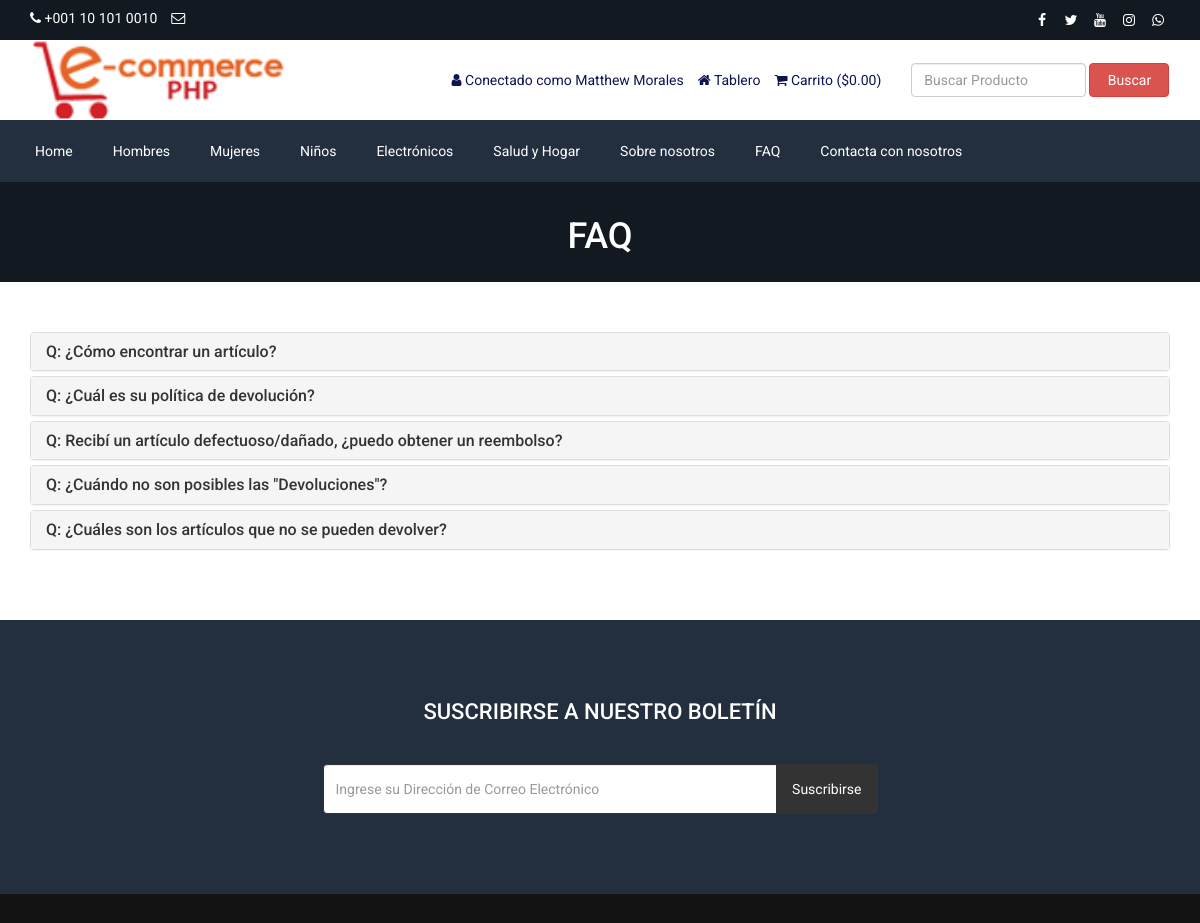
Screenshot of /faq.php (signed in) with the database file from the repository.
### tables this page shows
CREATE TABLE `tbl_settings` (
  `id` int(11) NOT NULL,
  `logo` varchar(255) NOT NULL,
  `favicon` varchar(255) NOT NULL,
  `footer_about` text NOT NULL,
  `footer_copyright` text NOT NULL,
  `contact_address` text NOT NULL,
  `contact_email` varchar(255) NOT NULL,
  `contact_phone` varchar(255) NOT NULL,
  `contact_fax` varchar(255) NOT NULL,
  `contact_map_iframe` text NOT NULL,
  `receive_email` varchar(255) NOT NULL,
  `receive_email_subject` varchar(255) NOT NULL,
  `receive_email_thank_you_message` text NOT NULL,
  `forget_password_message` text NOT NULL,
  `total_recent_post_footer` int(10) NOT NULL,
  `total_popular_post_footer` int(10) NOT NULL,
  `total_recent_post_sidebar` int(11) NOT NULL,
  `total_popular_post_sidebar` int(11) NOT NULL,
  `total_featured_product_home` int(11) NOT NULL,
  `total_latest_product_home` int(11) NOT NULL,
  `total_popular_product_home` int(11) NOT NULL,
  `meta_title_home` text NOT NULL,
  `meta_keyword_home` text NOT NULL,
  `meta_description_home` text NOT NULL,
  `banner_login` text NOT NULL,
  `banner_registration` text NOT NULL,
  `banner_forget_password` text NOT NULL,
  `banner_reset_password` text NOT NULL,
  `banner_search` text NOT NULL,
  `banner_cart` text NOT NULL,
  `banner_checkout` text NOT NULL,
  `banner_product_category` text NOT NULL,
  `banner_blog` text NOT NULL,
  `cta_title` varchar(255) NOT NULL,
  `cta_content` text NOT NULL,
  `cta_read_more_text` varchar(255) NOT NULL,
  `cta_read_more_url` varchar(255) NOT NULL,
  `cta_photo` varchar(255) NOT NULL,
  `featured_product_title` varchar(255) NOT NULL,
  `featured_product_subtitle` varchar(255) NOT NULL,
  `latest_product_title` varchar(255) NOT NULL,
  `latest_product_subtitle` varchar(255) NOT NULL,
  `popular_product_title` varchar(255) NOT NULL,
  `popular_product_subtitle` varchar(255) NOT NULL,
  `testimonial_title` varchar(255) NOT NULL,
  `testimonial_subtitle` varchar(255) NOT NULL,
  `testimonial_photo` varchar(255) NOT NULL,
  `blog_title` varchar(255) NOT NULL,
  `blog_subtitle` varchar(255) NOT NULL,
  `newsletter_text` text NOT NULL,
  `paypal_email` varchar(255) NOT NULL,
  `stripe_public_key` varchar(255) NOT NULL,
  `stripe_secret_key` varchar(255) NOT NULL,
  `bank_detail` text NOT NULL,
  `before_head` text NOT NULL,
  `after_body` text NOT NULL,
  `before_body` text NOT NULL,
  `home_service_on_off` int(11) NOT NULL,
  `home_welcome_on_off` int(11) NOT NULL,
  `home_featured_product_on_off` int(11) NOT NULL,
  `home_latest_product_on_off` int(11) NOT NULL,
  `home_popular_product_on_off` int(11) NOT NULL,
  `home_testimonial_on_off` int(11) NOT NULL,
  `home_blog_on_off` int(11) NOT NULL,
  `newsletter_on_off` int(11) NOT NULL,
  `ads_above_welcome_on_off` int(1) NOT NULL,
  `ads_above_featured_product_on_off` int(1) NOT NULL,
  `ads_above_latest_product_on_off` int(1) NOT NULL,
  `ads_above_popular_product_on_off` int(1) NOT NULL,
  `ads_above_testimonial_on_off` int(1) NOT NULL,
  `ads_category_sidebar_on_off` int(1) NOT NULL
);

CREATE TABLE `tbl_social` (
  `social_id` int(11) NOT NULL,
  `social_name` varchar(30) NOT NULL,
  `social_url` varchar(255) NOT NULL,
  `social_icon` varchar(30) NOT NULL
);

CREATE TABLE `tbl_top_category` (
  `tcat_id` int(11) NOT NULL,
  `tcat_name` varchar(255) NOT NULL,
  `show_on_menu` int(1) NOT NULL
);

CREATE TABLE `tbl_page` (
  `id` int(11) NOT NULL,
  `about_title` varchar(255) NOT NULL,
  `about_content` text NOT NULL,
  `about_banner` varchar(255) NOT NULL,
  `about_meta_title` varchar(255) NOT NULL,
  `about_meta_keyword` text NOT NULL,
  `about_meta_description` text NOT NULL,
  `faq_title` varchar(255) NOT NULL,
  `faq_banner` varchar(255) NOT NULL,
  `faq_meta_title` varchar(255) NOT NULL,
  `faq_meta_keyword` text NOT NULL,
  `faq_meta_description` text NOT NULL,
  `blog_title` varchar(255) NOT NULL,
  `blog_banner` varchar(255) NOT NULL,
  `blog_meta_title` varchar(255) NOT NULL,
  `blog_meta_keyword` text NOT NULL,
  `blog_meta_description` text NOT NULL,
  `contact_title` varchar(255) NOT NULL,
  `contact_banner` varchar(255) NOT NULL,
  `contact_meta_title` varchar(255) NOT NULL,
  `contact_meta_keyword` text NOT NULL,
  `contact_meta_description` text NOT NULL,
  `pgallery_title` varchar(255) NOT NULL,
  `pgallery_banner` varchar(255) NOT NULL,
  `pgallery_meta_title` varchar(255) NOT NULL,
  `pgallery_meta_keyword` text NOT NULL,
  `pgallery_meta_description` text NOT NULL,
  `vgallery_title` varchar(255) NOT NULL,
  `vgallery_banner` varchar(255) NOT NULL,
  `vgallery_meta_title` varchar(255) NOT NULL,
  `vgallery_meta_keyword` text NOT NULL,
  `vgallery_meta_description` text NOT NULL
);

CREATE TABLE `tbl_faq` (
  `faq_id` int(11) NOT NULL,
  `faq_title` varchar(255) NOT NULL,
  `faq_content` text NOT NULL
);

### faq.php (the view, shortened to what this page needs)
<?php require_once('header.php'); ?>
<?php
$statement = $pdo->prepare("SELECT * FROM tbl_page WHERE id=1");
$statement->execute();
$result = $statement->fetchAll(PDO::FETCH_ASSOC);
foreach ($result as $row) {
    $faq_title = $row['faq_title'];
    $faq_banner = $row['faq_banner'];
}
?>
<div class="page-banner" style="background-image: url(assets/uploads/<?php echo $faq_banner; ?>);">
    <div class="inner">
        <h1><?php echo $faq_title; ?></h1>
    </div>
</div>
<div class="page">
    <div class="container">
        <div class="row">
            <div class="col-md-12">
                <div class="panel-group" id="faqAccordion">
                    <?php
                    $statement = $pdo->prepare("SELECT * FROM tbl_faq");
                    $statement->execute();
                    $result = $statement->fetchAll(PDO::FETCH_ASSOC);
                    foreach ($result as $row) {
                        ?>
                        <div class="panel panel-default">
                            <div class="panel-heading accordion-toggle question-toggle collapsed" data-toggle="collapse" data-parent="#faqAccordion" data-target="#question<?php echo $row['faq_id']; ?>">
                                <h4 class="panel-title">
                                    Q: <?php echo $row['faq_title']; ?>
                                </h4>
                            </div>
                        </div>
                        <?php
                    }
                    ?>
                </div>
            </div>
        </div>
    </div>
</div>
<?php require_once('footer.php'); ?>

### header.php (shortened to what this page needs)
<?php
include("admin/inc/config.php");
$statement = $pdo->prepare("SELECT * FROM tbl_settings WHERE id=1");
$statement->execute();
$result = $statement->fetchAll(PDO::FETCH_ASSOC);
foreach ($result as $row)
{
	$logo = $row['logo'];
	$contact_email = $row['contact_email'];
	$contact_phone = $row['contact_phone'];
}
?>
<!DOCTYPE html>
<html lang="en">
<head>
	<link rel="stylesheet" href="assets/css/bootstrap.min.css">
	<link rel="stylesheet" href="assets/css/font-awesome.min.css">
	<link rel="stylesheet" href="assets/css/owl.carousel.min.css">
	<link rel="stylesheet" href="assets/css/owl.theme.default.min.css">
	<link rel="stylesheet" href="assets/css/jquery.bxslider.min.css">
    <link rel="stylesheet" href="assets/css/magnific-popup.css">
    <link rel="stylesheet" href="assets/css/rating.css">
	<link rel="stylesheet" href="assets/css/spacing.css">
	<link rel="stylesheet" href="assets/css/bootstrap-touch-slider.css">
	<link rel="stylesheet" href="assets/css/animate.min.css">
	<link rel="stylesheet" href="assets/css/tree-menu.css">
	<link rel="stylesheet" href="assets/css/select2.min.css">
	<link rel="stylesheet" href="assets/css/main.css">
	<link rel="stylesheet" href="assets/css/responsive.css">
	<?php
	$statement = $pdo->prepare("SELECT * FROM tbl_page WHERE id=1");
	$statement->execute();
	$result = $statement->fetchAll(PDO::FETCH_ASSOC);
		?>
</head>
<body>
<div class="top">
	<div class="container">
		<div class="row">
			<div class="col-md-6 col-sm-6 col-xs-12">
				<div class="left">
					<ul>
						<li><i class="fa fa-phone"></i> <?php echo $contact_phone; ?></li>
						<li><i class="fa fa-envelope-o"></i> <?php echo $contact_email; ?></li>
					</ul>
				</div>
			</div>
			<div class="col-md-6 col-sm-6 col-xs-12">
				<div class="right">
					<ul>
						<?php
						$statement = $pdo->prepare("SELECT * FROM tbl_social");
						$statement->execute();
						$result = $statement->fetchAll(PDO::FETCH_ASSOC);
						foreach ($result as $row) {
							?>
							<?php if($row['social_url'] != ''): ?>
							<li><a href="<?php echo $row['social_url']; ?>"><i class="<?php echo $row['social_icon']; ?>"></i></a></li>
							<?php endif; ?>
							<?php
						}
						?>
					</ul>
				</div>
			</div>
		</div>
	</div>
</div>
<div class="header">
	<div class="container">
		<div class="row inner">
			<div class="col-md-4 logo">
				<a href="index.php"><img src="assets/uploads/<?php echo $logo; ?>" alt="logo image"></a>
			</div>
			<div class="col-md-5 right">
				<ul>
					<?php
					if(isset($_SESSION['customer'])) {
						?>
						<li><i class="fa fa-user"></i> <?php echo LANG_VALUE_13; ?> <?php echo $_SESSION['customer']['cust_name']; ?></li>
						<li><a href="dashboard.php"><i class="fa fa-home"></i> <?php echo LANG_VALUE_89; ?></a></li>
						<?php
					} else {
						?>
						<li><a href="login.php"><i class="fa fa-sign-in"></i> <?php echo LANG_VALUE_9; ?></a></li>
						<li><a href="registration.php"><i class="fa fa-user-plus"></i> <?php echo LANG_VALUE_15; ?></a></li>
						<?php
					}
					?>
					<li><a href="cart.php"><i class="fa fa-shopping-cart"></i> <?php echo LANG_VALUE_18; ?> (<?php echo LANG_VALUE_1; ?><?php
					if(isset($_SESSION['cart_p_id'])) {
						$table_total_price = 0;
						$i=0;
	                    foreach($_SESSION['cart_p_qty'] as $key => $value)
	                    {
	                        $i++;
	                        $arr_cart_p_qty[$i] = $value;
	                    }                    $i=0;
	                    foreach($_SESSION['cart_p_current_price'] as $key => $value)
	                    {
	                        $i++;
	                        $arr_cart_p_current_price[$i] = $value;
	                    }
	                    for($i=1;$i<=count($arr_cart_p_qty);$i++) {
	                    	$row_total_price = $arr_cart_p_current_price[$i]*$arr_cart_p_qty[$i];
	                        $table_total_price = $table_total_price + $row_total_price;
	                    }
						echo $table_total_price;
					} else {
						echo '0.00';
					}
					?>)</a></li>
				</ul>
			</div>
			<div class="col-md-3 search-area">
				<form class="navbar-form navbar-left" role="search" action="search-result.php" method="get">
					<div class="form-group">
						<input type="text" class="form-control search-top" placeholder="<?php echo LANG_VALUE_2; ?>" name="search_text">
					</div>
					<button type="submit" class="btn btn-danger"><?php echo LANG_VALUE_3; ?></button>
				</form>
			</div>
		</div>
	</div>
</div>
<div class="nav">
	<div class="container">
		<div class="row">
			<div class="col-md-12 pl_0 pr_0">
				<div class="menu-container">
					<div class="menu">
						<ul>
							<li><a href="index.php">Home</a></li>
							<?php
							$statement = $pdo->prepare("SELECT * FROM tbl_top_category WHERE show_on_menu=1");
							$statement->execute();
							$result = $statement->fetchAll(PDO::FETCH_ASSOC);
							foreach ($result as $row) {
								?>
								<li><a href="product-category.php?id=<?php echo $row['tcat_id']; ?>&type=top-category"><?php echo $row['tcat_name']; ?></a>
								</li>
								<?php
							}
							?>
							<?php
							$statement = $pdo->prepare("SELECT * FROM tbl_page WHERE id=1");
							$statement->execute();
							$result = $statement->fetchAll(PDO::FETCH_ASSOC);
							foreach ($result as $row) {
								$about_title = $row['about_title'];
								$faq_title = $row['faq_title'];
								$contact_title = $row['contact_title'];
							}
							?>
							<li><a href="about.php"><?php echo $about_title; ?></a></li>
							<li><a href="faq.php"><?php echo $faq_title; ?></a></li>
							<li><a href="contact.php"><?php echo $contact_title; ?></a></li>
						</ul>
					</div>
				</div>
			</div>
		</div>
	</div>
</div>

### assets/css/main.css (style rules this page uses)
* { margin: 0; padding: 0; }
body { font-family: "Roboto", sans-serif; font-size: 14px; }
h1, h2, h3, h4, h5, h6 { font-family: "Roboto", sans-serif; }
a { text-decoration: none; }
.top { width: 100%; height: 40px; background: #131921; }
.top .left { float: left; }
.top .left ul { padding-top: 8px; }
.top .left ul li { list-style-type: none; float: left; margin-right: 14px; color: white; }
.top .left ul li i { color: white; }
.top .right { float: right; }
.top .right ul { padding-top: 8px; }
.top .right ul li { list-style-type: none; float: left; margin-left: 5px; }
.top .right ul li a { color: white; width: 24px; height: 24px; line-height: 24px; text-align: center; border-radius: 50%; display: block; transition: all 0.4s ease; }
.header { width: 100%; height: auto; background: #fff; }
.header .inner { height: auto; display: table; }
.header .logo { float: none; display: table-cell; vertical-align: middle; }
.header .logo img { max-width: 100%; height: 80px; }
.header .navbar-form .form-control { width: 300px; }
.header .search-area { float: none; display: table-cell; vertical-align: middle; }
.header .search-area .form-group { width: calc(100% - 84px); }
.header .search-area button { width: 80px; }
.header .search-area form { width: 100%; }
.header .right { float: none; display: table-cell; vertical-align: middle; padding-right: 0; }
.header .right ul { float: right; margin-bottom: 0; }
.header .right ul li { list-style-type: none; float: left; margin-left: 14px; color: #0d1452; }
.header .right ul li a { color: #0d1452; }
.header .navbar-form .search-top { width: 100%; }
.nav { background: #232f3e; }
.menu-container { width: 100%; margin: 0 auto; background: #232f3e; }
.menu-dropdown-icon:before { content: "\f067"; font-family: "FontAwesome"; display: none; cursor: pointer; float: right; padding: 1.5em 2em; background: #fff; color: #333; }
.menu > ul { margin: 0 auto; width: 100%; list-style: none; padding: 0; position: relative; box-sizing: border-box; }
.menu > ul:before, .menu > ul:after { content: ""; display: table; }
.menu > ul:after { clear: both; }
.menu > ul > li { float: left; padding: 0; margin: 0; }
.menu > ul > li a { text-decoration: none; padding: 1.5em 20px; display: block; color: #fff; }
.page-banner { width: 100%; height: auto; background-repeat: no-repeat; background-position: center center; -webkit-background-size: cover; background-size: cover; position: relative; padding-top: 15px; padding-bottom: 15px; overflow: hidden; }
.page-banner h1 { color: #fff; text-align: center; z-index: 999; position: relative; }
.page { width: 100%; height: auto; padding-top: 50px; padding-bottom: 50px; }

### assets/css/responsive.css (style rules this page uses)
@media only screen and (min-width: 992px) { .header .inner { width: 100%; } }
@media only screen and (min-width: 992px) { .header .search-area { padding-right: 0; } }
@media only screen and (min-width: 992px) { .header .search-area form { padding-right: 0; } }
@media only screen and (min-width: 992px) { .header .container { padding-right: 0; } }

### rows the page displays
tbl_settings: contact_phone "+001 10 101 0010", logo (picture)
tbl_top_category: tcat_name "Hombres"
tbl_top_category: tcat_name "Mujeres"
tbl_top_category: tcat_name "Niños"
tbl_top_category: tcat_name "Electrónicos"
tbl_top_category: tcat_name "Salud y Hogar"
tbl_page: about_title "Sobre nosotros", faq_title "FAQ", contact_title "Contacta con nosotros", faq_banner (picture)
tbl_faq: faq_title "¿Cómo encontrar un artículo?"
tbl_faq: faq_title "¿Cuál es su política de devolución?"
tbl_faq: faq_title "Recibí un artículo defectuoso/dañado, ¿puedo obtener un reembolso?"
tbl_faq: faq_title "¿Cuándo no son posibles las \"Devoluciones\"?"
tbl_faq: faq_title "¿Cuáles son los artículos que no se pueden devolver?"

### other values shown
LANG_VALUE_13 "Conectado como"
$_SESSION['customer']['cust_name'] "Matthew Morales"
LANG_VALUE_89 "Tablero"
LANG_VALUE_18 "Carrito"
LANG_VALUE_1 "$"
LANG_VALUE_3 "Buscar"
LANG_VALUE_93 "SUSCRIBIRSE A NUESTRO BOLETÍN"
LANG_VALUE_92 "Suscribirse"
